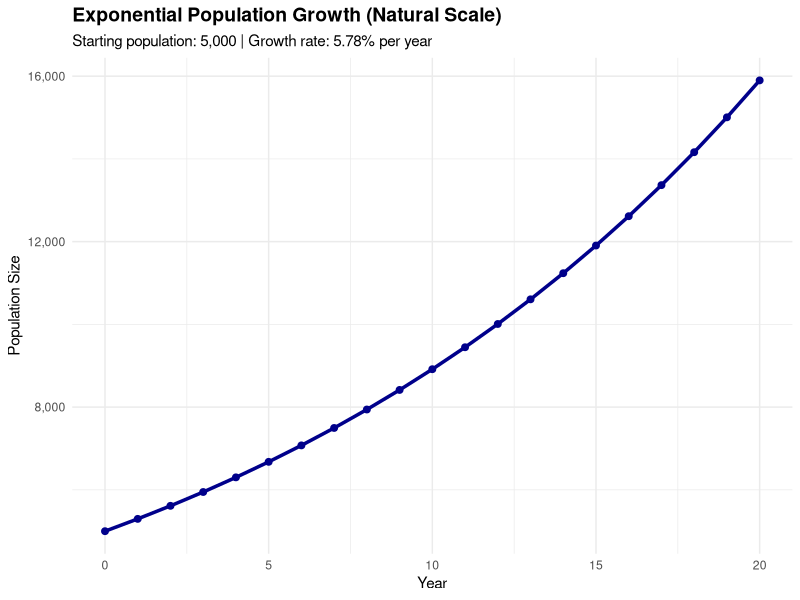
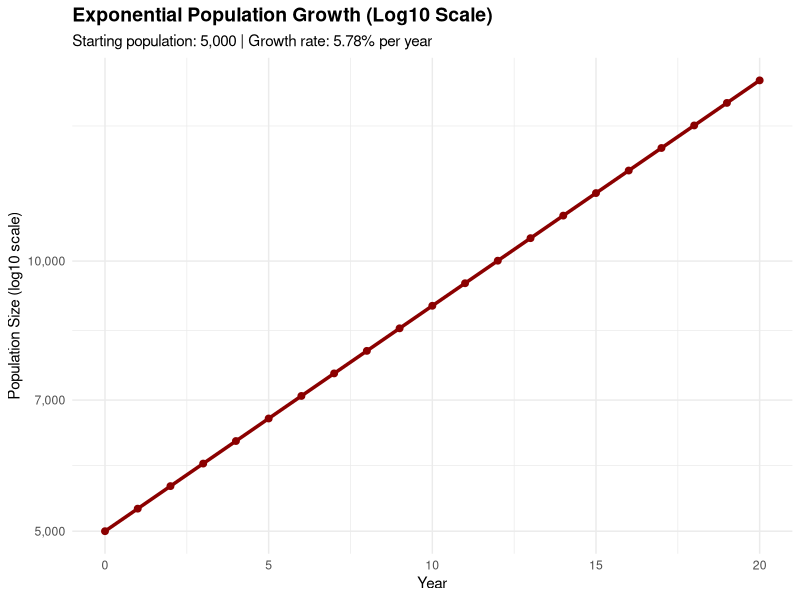
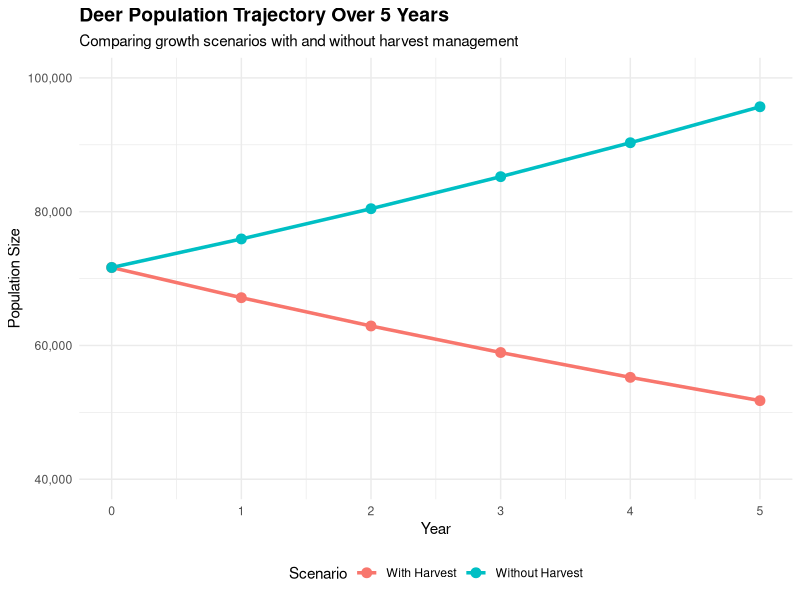

Reproduce these figures in R, in order.
## ---- chunk 1
# Initial parameters
N0 <- 53660  # Initial population
Nt <- 71655  # Population after 5 years
t <- 5       # Time period in years

# Calculate finite rate of increase
lambda <- (Nt / N0)^(1/t)
lambda
## ---- chunk 2
# Calculate instantaneous rate of increase
r <- log(lambda)
r
## ---- chunk 3
53660 * exp(r*5)
## ---- chunk 4
library(ggplot2)
# Simulate exponential growth from a small population
years_proj <- 0:20
N_initial <- 5000
pop_projection <- N_initial * exp(r * years_proj)

proj_df <- data.frame(
  Year = years_proj,
  Population = pop_projection
)

# Plot on natural scale
ggplot(proj_df, aes(x = Year, y = Population)) +
  geom_line(linewidth = 1.2, color = "darkblue") +
  geom_point(size = 2, color = "darkblue") +
  scale_y_continuous(labels = scales::comma) +
  labs(
    title = "Exponential Population Growth (Natural Scale)",
    subtitle = paste0("Starting population: 5,000 | Growth rate: ", 
                     round(r * 100, 2), "% per year"),
    x = "Year",
    y = "Population Size"
  ) +
  theme_minimal() +
  theme(
    plot.title = element_text(size = 14, face = "bold"),
    plot.subtitle = element_text(size = 11)
  )
## ---- chunk 5
# Plot on log10 scale
ggplot(proj_df, aes(x = Year, y = Population)) +
  geom_line(linewidth = 1.2, color = "darkred") +
  geom_point(size = 2, color = "darkred") +
  scale_y_log10(labels = scales::comma) +
  labs(
    title = "Exponential Population Growth (Log10 Scale)",
    subtitle = paste0("Starting population: 5,000 | Growth rate: ", 
                     round(r * 100, 2), "% per year"),
    x = "Year",
    y = "Population Size (log10 scale)"
  ) +
  theme_minimal() +
  theme(
    plot.title = element_text(size = 14, face = "bold"),
    plot.subtitle = element_text(size = 11)
  )
## ---- chunk 6
# Starting population for harvest scenario
N_start <- 71655
N_target <- 53660
t_harvest <- 5

# Calculate required harvest rate
target_rate <- log(N_target / N_start) / t_harvest
harvest_rate <- r - target_rate
harvest_rate
## ---- chunk 7
library(dplyr)

# Simulation parameters
years <- 0:5
pop_size <- numeric(length(years))
harvest_numbers <- numeric(length(years))

# Initial conditions
pop_size[1] <- N_start

# Simulate population with harvest
for (i in 2:length(years)) {
  # Population grows
  pop_after_growth <- pop_size[i-1] * exp(r)
  # Calculate harvest number (proportion of post-growth population)
  harvest_numbers[i] <- pop_after_growth * harvest_rate
  # Population after harvest
  pop_size[i] <- pop_after_growth - harvest_numbers[i]
}

# Create data frame for results
harvest_df <- data.frame(
  Year = years[2:length(years)],
  Deer_Harvested = round(harvest_numbers[2:length(years)])
)

harvest_df
## ---- chunk 8
# Simulate population without harvest
pop_no_harvest <- N_start * exp(r * years)

# Create data frame for plotting
pop_df <- data.frame(
  Year = rep(years, 2),
  Population = c(pop_size, pop_no_harvest),
  Scenario = rep(c("With Harvest", "Without Harvest"), 
                 each = length(years))
)

# Create plot
ggplot(pop_df, aes(x = Year, y = Population, 
                   color = Scenario)) +
  geom_line(linewidth = 1.2) +
  geom_point(size = 3) +
  scale_y_continuous(labels = scales::comma, 
                    limits = c(40000, 100000)) +
  labs(
    title = "Deer Population Trajectory Over 5 Years",
    subtitle = "Comparing growth scenarios with and without harvest management",
    x = "Year",
    y = "Population Size",
    color = "Scenario",
    linetype = "Scenario"
  ) +
  theme_minimal() +
  theme(
    plot.title = element_text(size = 14, face = "bold"),
    plot.subtitle = element_text(size = 11),
    legend.position = "bottom"
  )
